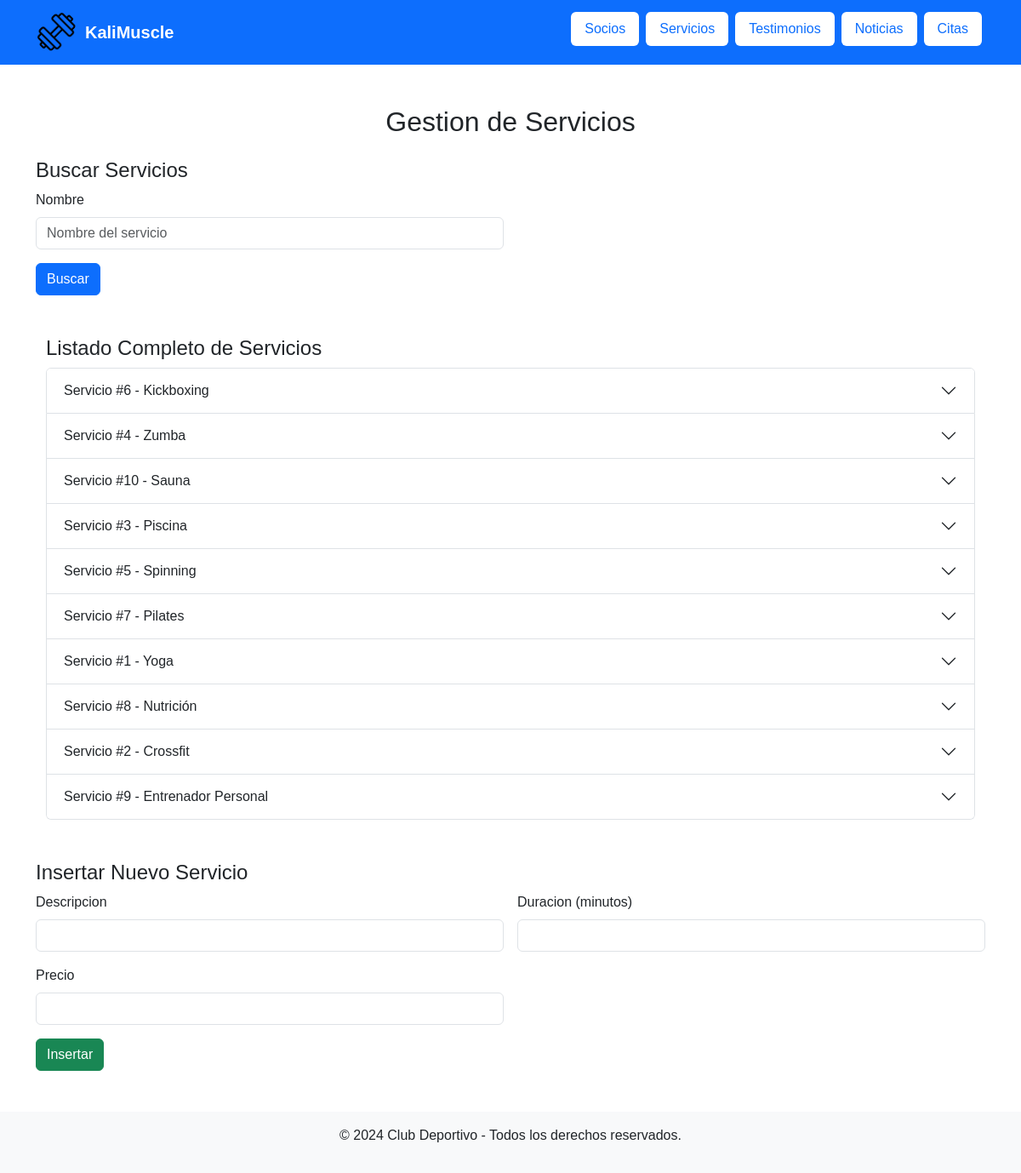
/php/servicios.php, run on the app's committed database.
### tables this page shows
CREATE TABLE `servicio` (
  `id` int(11) NOT NULL,
  `descripcion` varchar(100) NOT NULL,
  `duracion` int(11) NOT NULL,
  `precio` int(11) NOT NULL
);

### funciones/crud.php (the view, shortened to what this page needs)
<?php
function listarServicios($conexionBD)
{
    $sentencia = "SELECT * FROM servicio ORDER BY precio";
    $consulta = $conexionBD->prepare($sentencia);
    $consulta->execute();
    $resultado = $consulta->get_result();
    if ($resultado->num_rows > 0) {
        echo '<div class="container my-5">';
        echo '<div class="accordion" id="accordionServicios">';
        echo '<h4>Listado Completo de Servicios</h4>';
        $contador = 1;
        while ($fila = $resultado->fetch_array(MYSQLI_ASSOC)) {
            $id = $fila["id"];
            $descripcion = $fila["descripcion"];
            $duracion = $fila["duracion"];
            $precio = $fila["precio"];
            echo '
        <div class="accordion-item">
            <h2 class="accordion-header" id="heading' . $contador . '">
                <button class="accordion-button collapsed" type="button" data-bs-toggle="collapse" data-bs-target="#collapse' . $contador . '" aria-expanded="false" aria-controls="collapse' . $contador . '">
                    Servicio #' . $id . ' - ' . $descripcion . '
                </button>
            </h2>
            <div id="collapse' . $contador . '" class="accordion-collapse collapse" aria-labelledby="heading' . $contador . '" data-bs-parent="#accordionServicios">
                <div class="accordion-body">
                    <p><strong>Descripcion:</strong> ' . $descripcion . '</p>
                    <p><strong>Duracion:</strong> ' . $duracion . 'm</p>
                    <p><strong>Precio:</strong> ' . $precio . '€</p>
                    <div class="text-end">
                        <a href="modificar_ver/modificar_servicio.php?id=' . $id . '" class="btn btn-warning">Modificar</a>
                    </div>
                </div>
            </div>
        </div>';
            $contador++;
        }
        echo '</div>';
        echo '</div>';
    } else {
        echo '<p class="text-center text-muted">No hay servicios registrados.</p>';
    }
}
?>
<?php
function nav()
{
    echo '<nav class="navbar navbar-expand-lg navbar-dark bg-primary sticky-top">
    <div class="container">
        <a class="navbar-brand d-flex align-items-center" href="../index.php">
            <img src="../imagenesGenerales/icono.png" alt="Logo" class="logo me-2">
            <span class="fw-bold">KaliMuscle</span>
        </a>
        <button class="navbar-toggler" type="button" data-bs-toggle="collapse" data-bs-target="#navbarNav"
            aria-controls="navbarNav" aria-expanded="false" aria-label="Toggle navigation">
            <span class="navbar-toggler-icon"></span>
        </button>
        <div class="collapse navbar-collapse" id="navbarNav">
            <ul class="navbar-nav ms-auto">
                <li class="nav-item mb-2 mb-md-2">
                    <a class="nav-link text-primary bg-white rounded px-3 py-2 mx-1" href="socios.php">Socios</a>
                </li>
                <li class="nav-item mb-2 mb-md-2">
                    <a class="nav-link text-primary bg-white rounded px-3 py-2 mx-1" href="servicios.php">Servicios</a>
                </li>
                <li class="nav-item mb-2 mb-md-2">
                    <a class="nav-link text-primary bg-white rounded px-3 py-2 mx-1" href="testimonios.php">Testimonios</a>
                </li>
                <li class="nav-item mb-2 mb-md-2">
                    <a class="nav-link text-primary bg-white rounded px-3 py-2 mx-1" href="noticias.php">Noticias</a>
                </li>
                <li class="nav-item mb-2 mb-md-2">
                    <a class="nav-link text-primary bg-white rounded px-3 py-2 mx-1" href="citas.php">Citas</a>
                </li>
            </ul>
        </div>
    </div>
</nav>
';
}
function footer()
{
    echo '    <footer class="bg-light footer text-center py-3">
        <p>© 2024 Club Deportivo - Todos los derechos reservados.</p>
    </footer>';
}
?>

### estilos/estilos.css (style rules this page uses)
* { font-family: Verdana, Geneva, Tahoma, sans-serif; -webkit-user-drag: none; }
.nav-item { transition: transform 0.3s ease, background-color 0.3s ease; user-select: none; }
.logo { max-width: 100%; width: 50px; height: 50px; transform: rotate(-45deg); user-select: none; }
.navbar-brand { display: flex; align-items: center; user-select: none; }
.navbar-nav { width: fit-content; }

### data on the page
servicio: id "6", descripcion "Kickboxing"
servicio: id "4", descripcion "Zumba"
servicio: id "10", descripcion "Sauna"
servicio: id "3", descripcion "Piscina"
servicio: id "5", descripcion "Spinning"
servicio: id "7", descripcion "Pilates"
servicio: id "1", descripcion "Yoga"
servicio: id "8", descripcion "Nutrición"
servicio: id "2", descripcion "Crossfit"
servicio: id "9", descripcion "Entrenador Personal"
